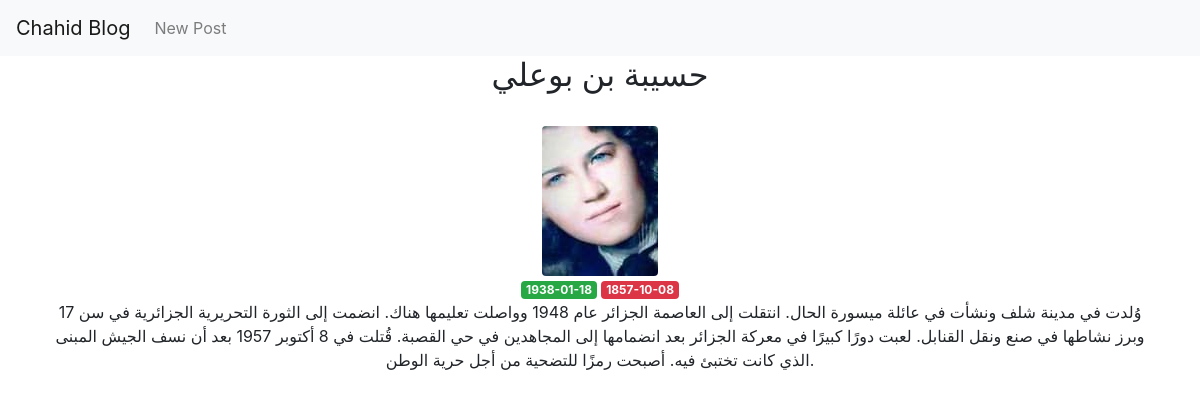
The page /1 on the database its author committed.
### tables this page shows
CREATE TABLE posts (
    id INTEGER PRIMARY KEY AUTOINCREMENT,
    created TIMESTAMP NOT NULL DEFAULT CURRENT_TIMESTAMP,
    title TEXT NOT NULL,
    content TEXT NOT NULL,
    birth_date DATE NOT NULL,
    date_of_death TEXT NOT NULL,
    image TEXT NOT NULL
);

### app.py (the view)
@app.route('/<int:post_id>')
def post(post_id):
    post = get_post(post_id)
    return render_template('post.html', post=post)

### app.py (called while the page is built)
def get_db_connection():
    conn = sqlite3.connect('database.db')
    conn.row_factory = sqlite3.Row
    return conn

def get_post(post_id):
    conn = get_db_connection()
    post = conn.execute('SELECT * FROM posts WHERE id = ?',
                        (post_id,)).fetchone()
    conn.close()
    if post is None:
        abort(404)
    return post

### templates/post.html
{% extends 'base.html' %}
{% block content %}
    <div class="text-center">
        <h2>{% block title %} {{ post['title'] }} {% endblock %}</h2> <br>
        <img src={{ post['image']}} class="rounded" alt="..."> <br>
        <span class="badge badge-success">{{ post['birth_date'] }}</span>
        <span class="badge badge-danger">{{ post['date_of_death'] }}</span>
        <p>{{ post['content'] }}</p>
    </div>
    <br>
{% endblock %}

### rows shown on the page
posts: title "حسيبة بن بوعلي", image (picture), birth_date "1938-01-18", date_of_death "1857-10-08", content "وُلدت في مدينة شلف ونشأت في عائلة ميسورة الحال. انتقلت إلى العاصمة الجزائر عام 1948 وواصلت تعليمها هناك. انضمت إلى الثورة التحريرية الجزائرية في سن 17 وبرز نشاطها في صنع ونقل القنابل. لعبت دورًا كبيرًا في معركة الجزائر بعد انضمامها إلى المجاهدين في حي القصبة. قُتلت في 8 أكتوبر 1957 بعد أن نسف الجيش المبنى الذي كانت تختبئ فيه. أصبحت رمزًا للتضحية من أجل حرية الوطن."
